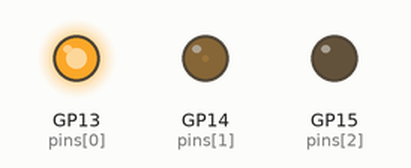
This program was run on a simulated Raspberry Pi Pico running MicroPython. Parts: output pins drawn as LEDs (lit = HIGH).

Above: at 0.05 s.
At 0.5 s:
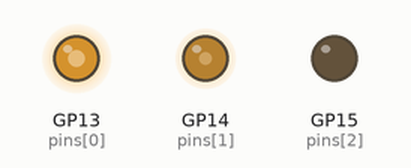
At 0.95 s:
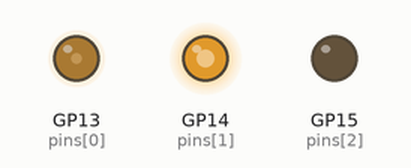
At 1.85 s:
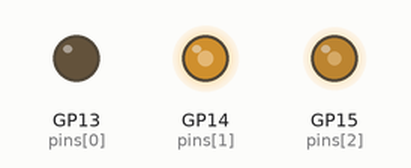
At 2.75 s:
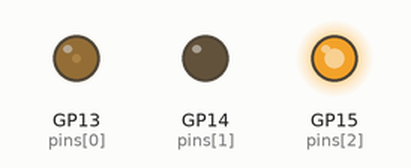
At 3.65 s:
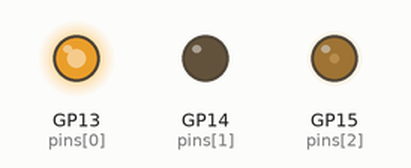
Timing chart, 0 to 9.0 s (numbered marks = the images above):
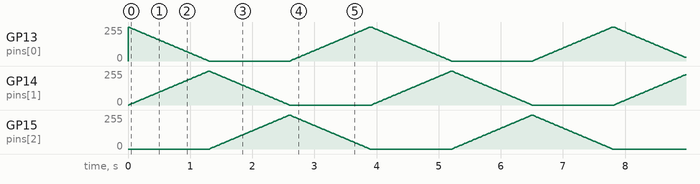

The program:

1.5_colorful_light2.py
```python
from machine import Pin, PWM
import time

pins = [13,14,15]

pwm0 = PWM(Pin(pins[0]), freq=1000)
pwm1 = PWM(Pin(pins[1]), freq=1000)
pwm2 = PWM(Pin(pins[2]), freq=1000)

red = 0
green = 0
blue = 0

def map_value(x, in_min, in_max, out_min, out_max):
    return int((x - in_min) * (out_max - out_min) / (in_max - in_min) + out_min)

def setColor():
    pwm0.duty_u16(map_value(red, 0, 255, 0, 65535))
    pwm1.duty_u16(map_value(green, 0, 255, 0, 65535))
    pwm2.duty_u16(map_value(blue, 0, 255, 0, 65535))

def wheel(pos):
    global red, green, blue
    WheelPos = pos % 256

    if WheelPos < 85:
        red = 255 - WheelPos * 3
        green = WheelPos * 3
        blue = 0
    elif WheelPos < 170:
        WheelPos -= 85
        red = 0
        green = 255 - WheelPos * 3
        blue = WheelPos * 3
    else:
        WheelPos -= 170
        red = WheelPos * 3
        green = 0
        blue = 255 - WheelPos * 3

    red = max(0, min(255, red))
    green = max(0, min(255, green))
    blue = max(0, min(255, blue))

try:
    while True:
        for i in range(0, 256):
            wheel(i)
            setColor()
            time.sleep_ms(15)


except KeyboardInterrupt:
    pwm0.deinit()
    pwm1.deinit()
    pwm2.deinit()
```
